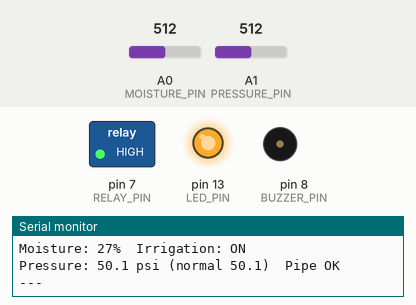
This sketch was run on a simulated Arduino Uno, built with avr-gcc and run on an emulated ATmega328P. Parts: switched loads named in the sketch (green lamp = pin HIGH), output pins drawn as LEDs (lit = HIGH), buzzer (waves = sounding, pin HIGH), the last lines printed to the serial monitor. The inputs (shaded band) are chosen by the test bench; at power-on: A0 (MOISTURE_PIN) = 512, A1 (PRESSURE_PIN) = 512.

Above: at 2.8 s.
2.9 s: A0 (MOISTURE_PIN) set to 416
5.6 s: A0 (MOISTURE_PIN) set to 389
At 7.4 s:
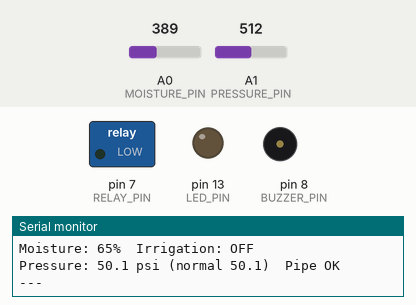
8.3 s: A0 (MOISTURE_PIN) set to 476
11.3 s: A0 (MOISTURE_PIN) set to 507
At 12.5 s:
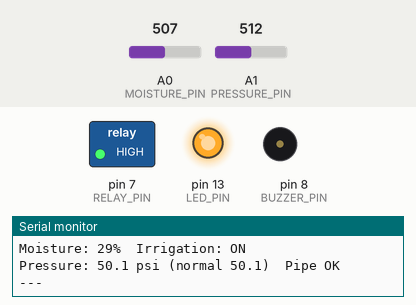
14.0 s: A0 (MOISTURE_PIN) set to 306
At 14.6 s:
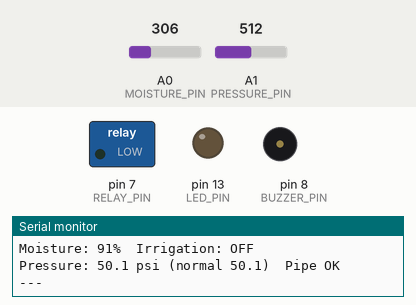
Timing chart, 0 to 17.0 s (numbered marks = the images above; inputs shaded):
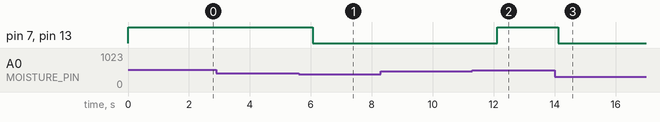

The sketch:

aquasense_1_.ino
```cpp
/*
  AquaSense: reference implementation
  ------------------------------------
  Team Aquawarriors, Youth Ideathon 2024

  Our pitch proposed two parts on one microcontroller:
    1. A capacitive soil moisture sensor that tells farmers when the field
       actually needs water, and switches irrigation on and off.
    2. A pressure sensor on the water pipe that detects a sudden pressure
       drop, which usually means a leak, and raises an alert.

  This sketch was written after the competition to show how the design
  would work. The threshold values are placeholders and need calibrating
  with real sensors.

  Wiring (Arduino Uno)
    A0  Capacitive soil moisture sensor (analog out)
    A1  Pressure transducer, 0.5-4.5 V output
    D7  Relay module that drives the irrigation pump / valve
    D8  Buzzer (leak alarm)
    D13 Built-in LED (on while irrigating)
*/

const int MOISTURE_PIN = A0;
const int PRESSURE_PIN = A1;
const int RELAY_PIN    = 7;
const int BUZZER_PIN   = 8;
const int LED_PIN      = 13;

// --- Soil moisture calibration ---------------------------------------
// Capacitive sensors read HIGHER when the soil is DRIER.
// Measure these two numbers with your own sensor:
const int DRY_READING = 600;   // sensor held in dry air
const int WET_READING = 280;   // sensor dipped in water

// Irrigation turns ON below START and OFF above STOP.
// The gap between them (hysteresis) stops the pump flickering on and off.
const int MOISTURE_START_PERCENT = 35;
const int MOISTURE_STOP_PERCENT  = 60;

// --- Leak detection ---------------------------------------------------
const float LEAK_DROP_PERCENT  = 25.0;  // a drop this big below normal = suspected leak
const int   LEAK_CONFIRM_COUNT = 5;     // must last this many readings in a row
const float BASELINE_SMOOTHING = 0.05;  // how fast "normal pressure" adapts

const unsigned long READ_INTERVAL_MS = 2000;

bool  irrigating     = false;
bool  leakAlarm      = false;
float baselinePsi    = -1;  // -1 means "not measured yet"
int   lowPressureRun = 0;

// Converts the raw sensor value into 0% (bone dry) .. 100% (in water).
int moisturePercent(int raw) {
  int percent = map(raw, DRY_READING, WET_READING, 0, 100);
  return constrain(percent, 0, 100);
}

// Converts the transducer voltage (0.5 V = 0 psi, 4.5 V = 100 psi) to psi.
float readPressurePsi() {
  float volts = analogRead(PRESSURE_PIN) * (5.0 / 1023.0);
  float psi = (volts - 0.5) * (100.0 / 4.0);
  return max(psi, 0.0f);
}

void setIrrigation(bool on) {
  irrigating = on;
  digitalWrite(RELAY_PIN, on ? HIGH : LOW);
  digitalWrite(LED_PIN, on ? HIGH : LOW);
}

void checkSoil() {
  int moisture = moisturePercent(analogRead(MOISTURE_PIN));

  if (!irrigating && moisture < MOISTURE_START_PERCENT) {
    setIrrigation(true);
  } else if (irrigating && moisture > MOISTURE_STOP_PERCENT) {
    setIrrigation(false);
  }

  Serial.print("Moisture: ");
  Serial.print(moisture);
  Serial.print("%  Irrigation: ");
  Serial.println(irrigating ? "ON" : "OFF");
}

void checkPipe() {
  float psi = readPressurePsi();

  // First reading becomes the starting "normal" pressure.
  if (baselinePsi < 0) baselinePsi = psi;

  float dropPercent = 0;
  if (baselinePsi > 0) {
    dropPercent = (baselinePsi - psi) / baselinePsi * 100.0;
  }

  if (dropPercent > LEAK_DROP_PERCENT) {
    lowPressureRun++;
  } else {
    lowPressureRun = 0;
    // Only learn "normal" from normal readings, so a leak
    // does not slowly become the new baseline.
    baselinePsi += BASELINE_SMOOTHING * (psi - baselinePsi);
  }

  leakAlarm = (lowPressureRun >= LEAK_CONFIRM_COUNT);
  digitalWrite(BUZZER_PIN, leakAlarm ? HIGH : LOW);

  Serial.print("Pressure: ");
  Serial.print(psi, 1);
  Serial.print(" psi (normal ");
  Serial.print(baselinePsi, 1);
  Serial.print(")  ");
  Serial.println(leakAlarm ? "LEAK SUSPECTED - alert sent" : "Pipe OK");
}

void setup() {
  Serial.begin(9600);
  pinMode(RELAY_PIN, OUTPUT);
  pinMode(BUZZER_PIN, OUTPUT);
  pinMode(LED_PIN, OUTPUT);
  setIrrigation(false);
  Serial.println("AquaSense started");
}

void loop() {
  checkSoil();
  checkPipe();
  Serial.println("---");
  delay(READ_INTERVAL_MS);
}
```

Measured:
- the behaviour switches between 405 and 404 on A0 (MOISTURE_PIN) (found by bisection; images 0 and 1)
- the behaviour switches between 488 and 489 on A0 (MOISTURE_PIN) (found by bisection; images 1 and 2)
- after the input at 5.6 s, pin 7 (RELAY_PIN), pin 13 (LED_PIN): HIGH → LOW after 0.46 s
- after the input at 11.3 s, pin 7 (RELAY_PIN), pin 13 (LED_PIN): LOW → HIGH after 0.81 s
- after the input at 14.0 s, pin 7 (RELAY_PIN), pin 13 (LED_PIN): HIGH → LOW after 0.13 s
